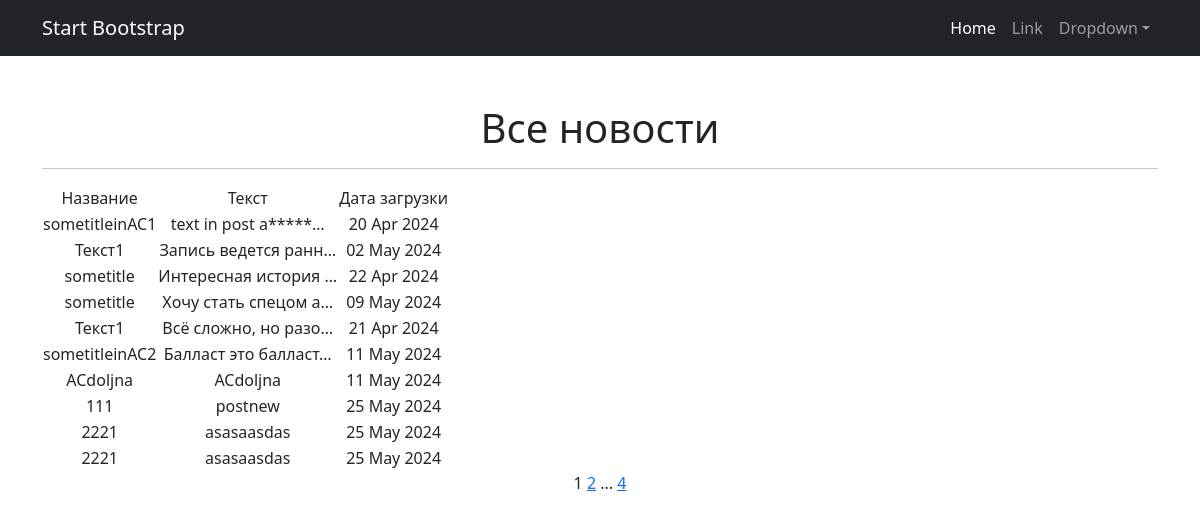
The page /news/ on the database as committed earlier.
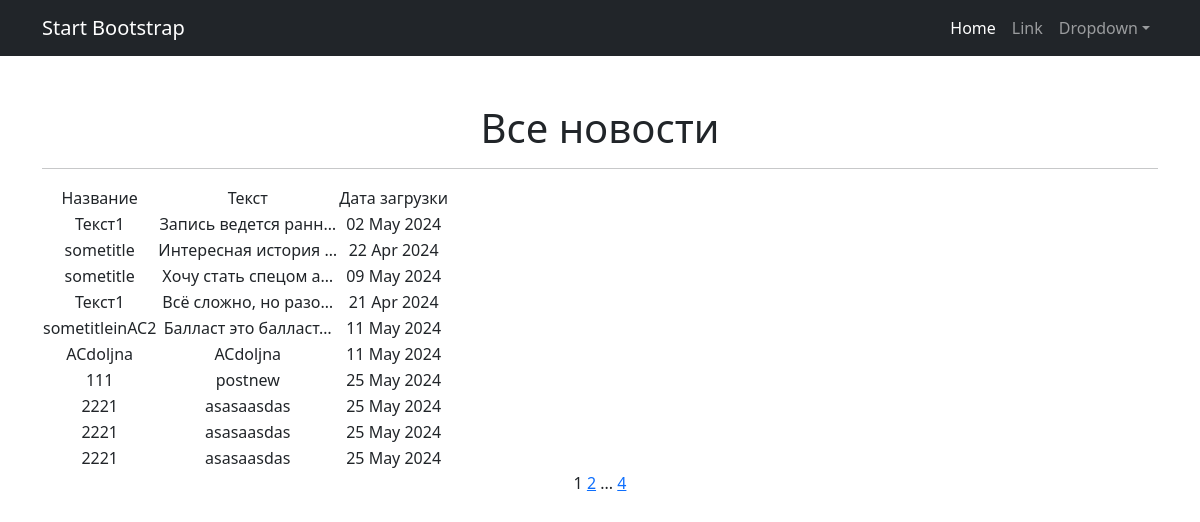
The same page on the database as committed later.
### news/models.py (models this page shows, shortened)
class Post(models.Model):
    autor = models.ForeignKey(Author, on_delete=models.CASCADE)
    news = 'NW'
    article = "AC"
    NamePost = [
        (news, 'новость'),
        (article, 'статья')
    ]
    namePost = models.CharField(max_length=2, choices=NamePost, default='NW')
    timeCreate = models.DateTimeField(auto_now_add=True)
    postCategory = models.ManyToManyField(Category, through="PostCategory")
    heading = models.CharField(max_length=128)
    textPost = models.TextField()
    rating = models.IntegerField(default=0)

### news/views.py (the view)
# urls.py: path('', (cache_page(60))(NewsList.as_view()), name='post_list'),
class NewsList(ListView):
    model = Post
    ordering = 'namePost'
    template_name = "Posts.html"
    context_object_name = 'Posts'
    paginate_by = 10
    def get_queryset(self):
        queryset=super().get_queryset()
        self.filterset = PostFilter(self.request.GET, queryset)
        return self.filterset.qs
    def get_context_data(self, **kwargs):
        context = super().get_context_data(**kwargs)
        context['filterset'] = self.filterset
        return context

### news/templatetags/сustom_filters.py (called while the page is built)
@register.filter()
def censor(value):
    for word in censored_words:
        value = value.replace(word[1:], '*' * len(word))
    return value

### templates/Posts.html (shortened to what this page needs)
{% extends 'flatpages/default.html' %}
{% load сustom_filters %}
{% load custom_tags %}
{% block content %}
   <h1>Все новости</h1>
   <hr>
   {% if Posts %}
       <table>
           <tr>
               <td>Название</td>
               <td>Текст</td>
               <td>Дата загрузки</td>
           </tr>
           {% for Post in Posts %}
           <tr>
               <td>{{ Post.heading|censor }}</td>
               <td>{{ Post.textPost|censor|truncatechars:20  }}</td>
               <td>{{ Post.timeCreate|date:'d M Y' }}</td>
                <td>
                </td>
           </tr>
           {% endfor %}
       </table>
   {% else %}
       <h2>Новостей нет!</h2>!
   {% endif %}
    {{page_obj.number}}
   {% if page_obj.has_next %}
       <a href="?page={{ page_obj.next_page_number }}">{{ page_obj.next_page_number }}</a>
       {% if paginator.num_pages != page_obj.next_page_number %}
           ...
           <a href="?page={{ page_obj.paginator.num_pages }}">{{ page_obj.paginator.num_pages }}</a>
       {% endif %}
   {% endif %}
{% endblock content %}

### templates/flatpages/default.html (shortened to what this page needs)
<!DOCTYPE html>
<html lang="en">
    <head>
        {% load static%}
        <link href="{% static 'css/styles.css'%}" rel="stylesheet" />
    </head>
    <body>
        <nav class="navbar navbar-expand-lg navbar-dark bg-dark">
            <div class="container">
                <a class="navbar-brand" href="#">Start Bootstrap</a>
                <div class="collapse navbar-collapse" id="navbarSupportedContent">
                    <ul class="navbar-nav ms-auto mb-2 mb-lg-0">
                        <li class="nav-item"><a class="nav-link active" aria-current="page" href="#">Home</a></li>
                        <li class="nav-item"><a class="nav-link" href="#">Link</a></li>
                        <li class="nav-item dropdown">
                            <a class="nav-link dropdown-toggle" id="navbarDropdown" href="#" role="button" data-bs-toggle="dropdown" aria-expanded="false">Dropdown</a>
                        </li>
                    </ul>
                </div>
            </div>
        </nav>
        <div class="container">
            <div class="text-center mt-5">
                {% block content %}
                {% endblock content %}
            </div>
        </div>
    </body>
</html>

Rows that differ between the two databases and show on the page:
removed Post: heading|censor "sometitleinAC1", textPost|censor "text in post a*****…", timeCreate "20 Apr 2024"
now on this page (row unchanged): Post: heading|censor "2221", textPost|censor "asasaasdas", timeCreate "25 May 2024"
